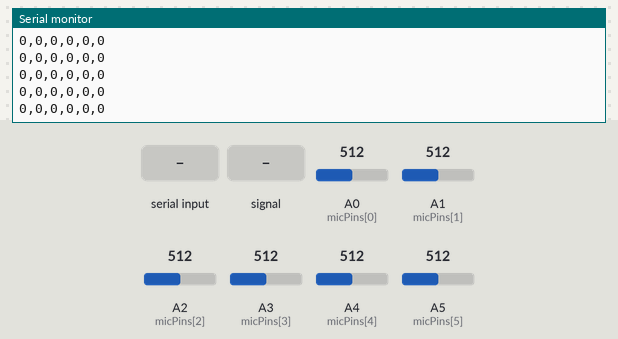
A sketch run on a simulated Arduino Mega 2560, built with avr-gcc and run on an emulated ATmega2560. Parts: the last lines printed to the serial monitor. Inputs (shaded band) come from the test bench; at power-on: A0 (micPins[0]) = 512, A1 (micPins[1]) = 512, A2 (micPins[2]) = 512, A3 (micPins[3]) = 512, A4 (micPins[4]) = 512, A5 (micPins[5]) = 512.

Above: at 1.2 s.
1.3 s: "MIC PAUSE\n" received over Serial
At 2.1 s:
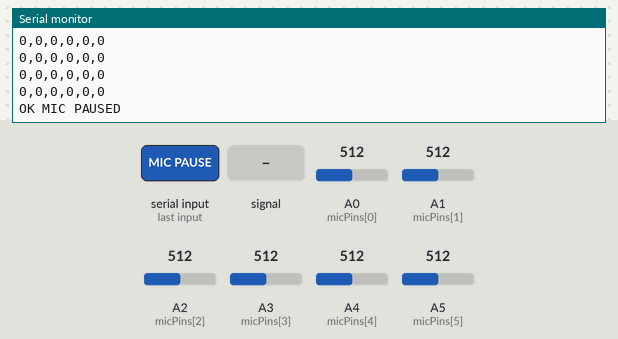
2.8 s: "MIC RESUME\n" received over Serial
At 2.87 s:
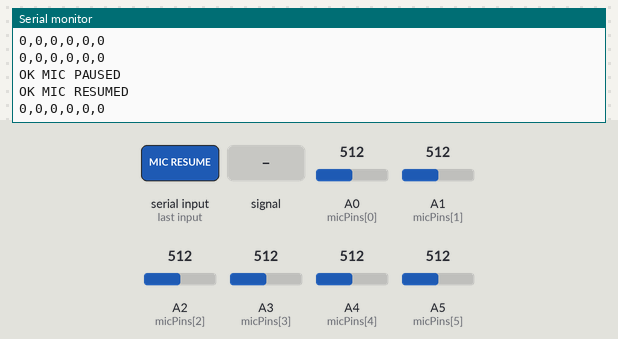
4.3 s: "MIC RATE \n" received over Serial
5.8 s: A0 (micPins[0]) fed a 200 Hz sine of ±81 counts around its level
At 5.84 s:
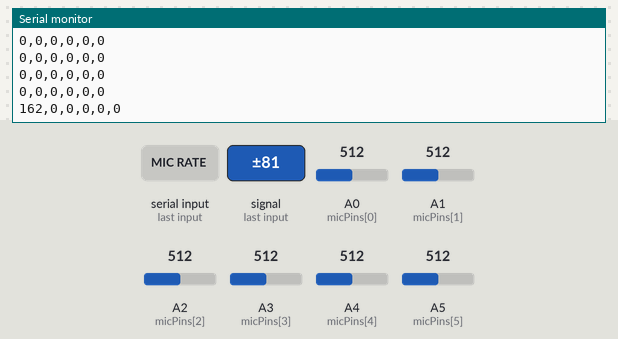
7.3 s: "STATUS\n" received over Serial
8.8 s: A1 (micPins[1]) fed a 200 Hz sine of ±81 counts around its level
At 8.86 s:
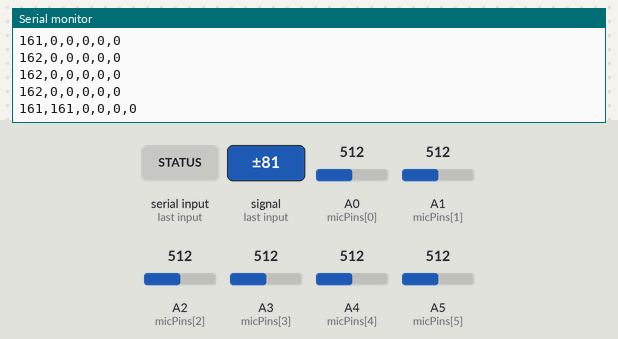
Timing chart, 0 to 11.3 s (numbered marks = the images above; inputs shaded):
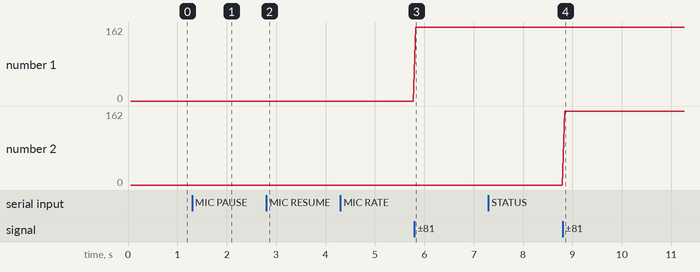

The sketch:

arduino_mic.ino
```cpp
// =============================================================
//  EU-SCPD MIC Firmware - Arduino Mega 2560
//  6x MAX4466 Microphones (A0-A5)
// =============================================================
//
//  Serial Output (115200 baud):
//    p0,p1,p2,p3,p4,p5        ← peak-to-peak mỗi 50ms
//
//  Serial Commands (PC → Arduino):
//    MIC PAUSE                 ← Tạm dừng gửi dữ liệu
//    MIC RESUME                ← Tiếp tục gửi
//    MIC RATE <20-500>         ← Thay đổi chu kỳ lấy mẫu (ms)
//    STATUS                    ← Xem trạng thái
// =============================================================

const int NUM_MICS = 6;
const int micPins[6] = {A0, A1, A2, A3, A4, A5};
const int SAMPLE_WINDOW_DEFAULT = 50; // 50ms = 20Hz

int  sampleWindow = SAMPLE_WINDOW_DEFAULT;
bool micEnabled   = true;

void setup() {
  Serial.begin(115200);
  Serial.println("READY EU-SCPD 6MIC");
}

void loop() {
  // ── Xử lý lệnh Serial ──────────────────────────────────
  if (Serial.available()) {
    String cmd = Serial.readStringUntil('\n');
    cmd.trim();

    if (cmd.equalsIgnoreCase("MIC PAUSE")) {
      micEnabled = false;
      Serial.println("OK MIC PAUSED");
    }
    else if (cmd.equalsIgnoreCase("MIC RESUME")) {
      micEnabled = true;
      Serial.println("OK MIC RESUMED");
    }
    else if (cmd.startsWith("MIC RATE ") || cmd.startsWith("mic rate ")) {
      int rate = cmd.substring(9).toInt();
      if (rate >= 20 && rate <= 500) {
        sampleWindow = rate;
        Serial.print("OK MIC RATE ");
        Serial.println(rate);
      } else {
        Serial.println("ERR MIC RATE 20-500");
      }
    }
    else if (cmd.equalsIgnoreCase("STATUS")) {
      Serial.print("STATUS MICS=");
      Serial.print(NUM_MICS);
      Serial.print(" RATE=");
      Serial.print(sampleWindow);
      Serial.print(" EN=");
      Serial.println(micEnabled ? "ON" : "OFF");
    }
    else {
      Serial.println("ERR UNKNOWN. Use: MIC PAUSE/RESUME/RATE, STATUS");
    }
  }

  // ── Lấy mẫu mic (blocking trong sampleWindow ms) ───────
  if (!micEnabled) return;

  unsigned long startMillis = millis();
  unsigned int signalMax[6];
  unsigned int signalMin[6];

  for (int i = 0; i < NUM_MICS; i++) {
    signalMax[i] = 0;
    signalMin[i] = 1024;
  }

  while (millis() - startMillis < (unsigned long)sampleWindow) {
    for (int i = 0; i < NUM_MICS; i++) {
      analogRead(micPins[i]);       // Đọc bỏ (xả tụ ADC MUX)
      delayMicroseconds(100);       // Đợi tụ ổn định
      unsigned int sample = analogRead(micPins[i]);

      if (sample < 1024) {
        if (sample > signalMax[i]) signalMax[i] = sample;
        if (sample < signalMin[i]) signalMin[i] = sample;
      }
    }

    // Kiểm tra Serial giữa chừng để không bỏ lỡ lệnh
    if (Serial.available()) break;
  }

  // ── Gửi dữ liệu ───────────────────────────────────────
  for (int i = 0; i < NUM_MICS; i++) {
    unsigned int peakToPeak = signalMax[i] - signalMin[i];
    Serial.print(peakToPeak);
    if (i < NUM_MICS - 1) Serial.print(",");
  }
  Serial.println();
}
```

Measured:
- after the input at 1.3 s, the serial monitor: prints a new line at once (image 1)
- after the input at 2.8 s, the serial monitor: prints a new line at once (image 2)
- after the input at 5.8 s, the serial monitor: prints a new line at once (image 3)
- after the input at 8.8 s, the serial monitor: prints a new line at once (image 4)
- plotted number 1: 0 → 162 after the input at 5.8 s
